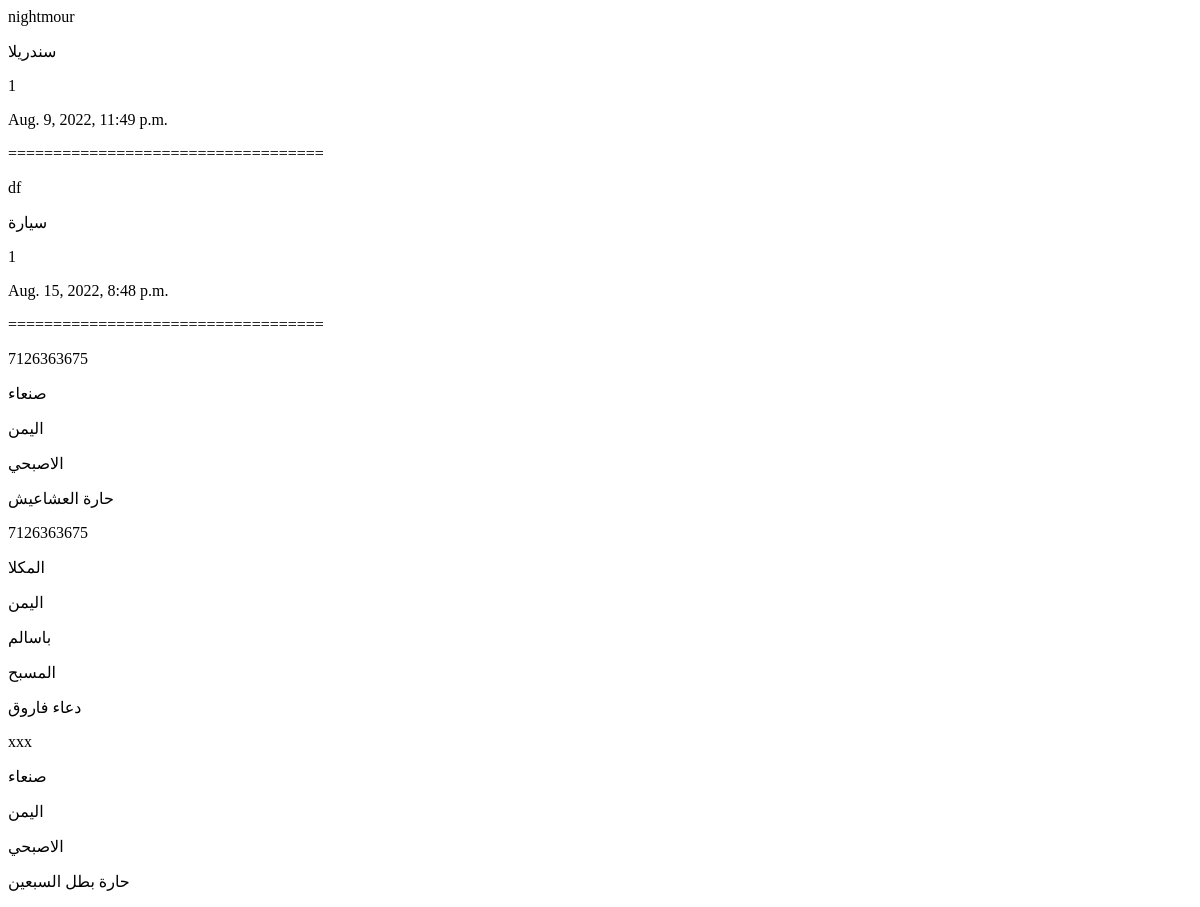
/customers_orders (signed in, lower part), run on an earlier commit of the app's database.
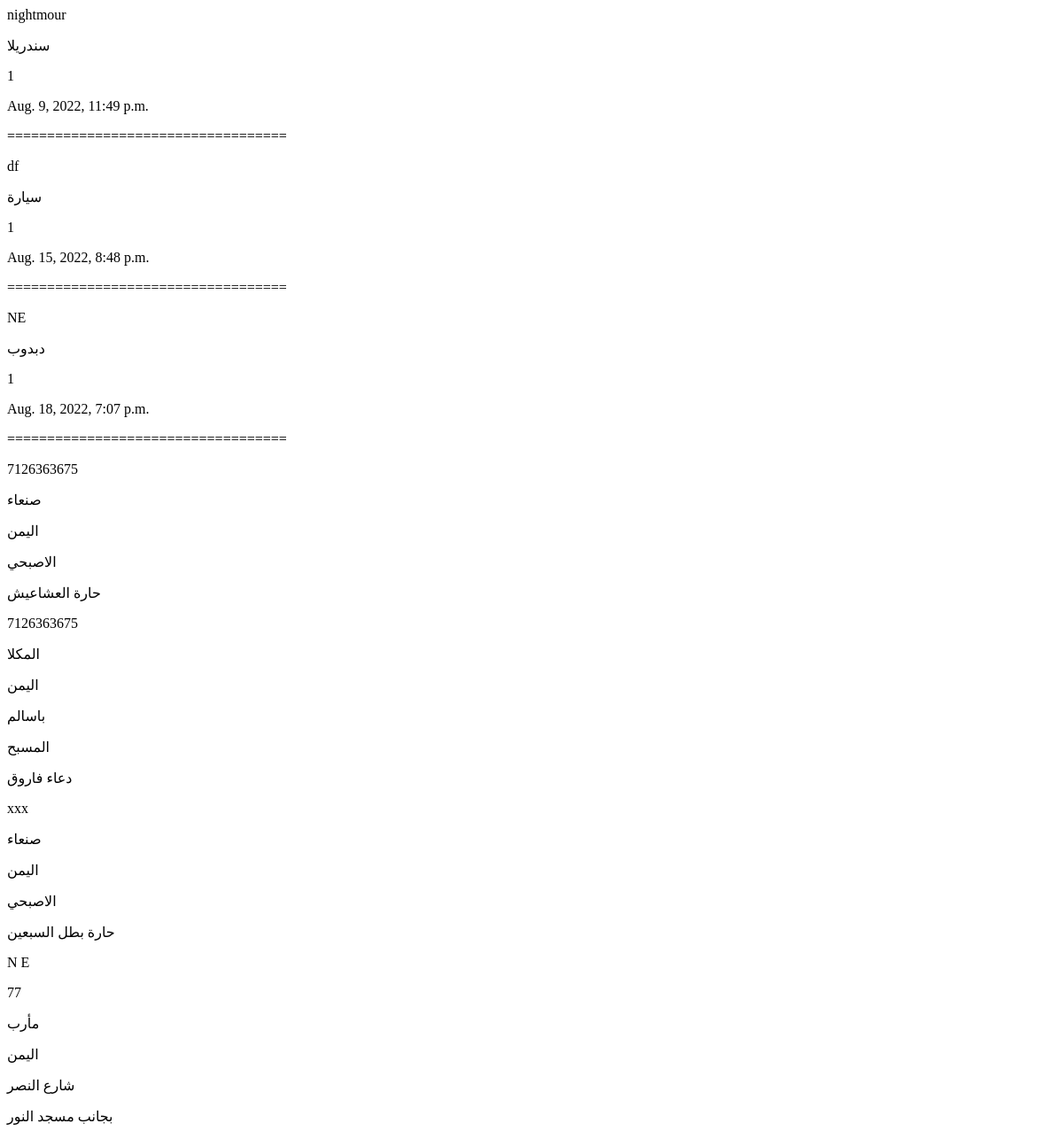
And on a later commit of the database.
### core/models.py (models this page shows, shortened)
class Order(models.Model):
    user= models.ForeignKey(User, on_delete=models.CASCADE, null=False , blank=False)
    items= models.ManyToManyField(OrderItem)
    start_date= models.DateTimeField(auto_now_add=True)
    order_date= models.DateTimeField()
    order_id= models.CharField(max_length=100, null=True, blank=True, default=None, unique=True)
    ordered= models.BooleanField(default=False)
    delivered= models.BooleanField(default=False)
    received= models.BooleanField(default=False)
    date_of_payment= models.DateTimeField(auto_now_add=True)

class OrderItem(models.Model):
    user= models.ForeignKey(User, on_delete=models.CASCADE, null=False , blank=False)
    ordered= models.BooleanField(default=False)
    product= models.ForeignKey(Product, on_delete=models.CASCADE)
    quantity= models.IntegerField(default=1)

class Product(models.Model):
    name= models.CharField(max_length=300,verbose_name='اسم المنتج')
    category= models.ForeignKey('Category', on_delete=models.CASCADE, verbose_name='اسم الفئة')
    description=models.TextField(verbose_name='التفاصيل')
    price=models.FloatField(default=0.0,verbose_name='السعر')
    count=models.IntegerField(default=0,verbose_name='الكمية')
    image=models.ImageField(upload_to='images/',verbose_name='صورة العرض',null= True)

class CheckoutDetails(models.Model):
    user= models.ForeignKey(User,on_delete=models.CASCADE, null=True)
    phone= models.CharField(max_length= 12)
    country= models.CharField(max_length=30)
    city= models.CharField(max_length=30)
    address= models.CharField(max_length=200)
    specific_address= models.CharField(max_length=200)

### core/views.py (the view)
# urls.py: path('customers_orders', views.customers_orders, name='customers_orders'),
def customers_orders(request):
    if request.user.is_superuser:
        order= Order.objects.all()
        checkout_detail= CheckoutDetails.objects.all()
        return render(request, 'cp/customers_orders.html',
                    {
                        'order':order,
                        'checkout_detail':checkout_detail,
                    })
    else:
        raise Http404('PAGE IS NOT FOUND')

### templates/cp/customers_orders.html (shortened to what this page needs)
<!DOCTYPE html>
<html lang="en">
<head>
</head>
<body>
    {% for o in order %}
        <p>{{o.user}}</p>
            {% for item in o.items.all %}
                <p>{{item.product.name}}</p>
                <p>{{item.quantity}}</p>
            {%endfor%}
            <p>{{o.order_date}}</p>
            <p>===================================</p>
            {%endfor%}
            {% for detail in checkout_detail %}
                <p>{{detail.user.first_name}} {{detail.user.last_name}}</p>
                <p>{{detail.phone}}</p>
                <p>{{detail.city}}</p>
                <p>{{detail.country}}</p>
                <p>{{detail.address}}</p>
                <p>{{detail.specific_address}}</p>
            {%endfor%}
</body>
</html>

What changed in the data, as far as the page shows it:
added Order: user "NE", order_date "Aug. 18, 2022, 7:07 p.m."
added OrderItem: product.name "دبدوب", quantity "1", shown under "NE"
added CheckoutDetails: user.first_name "N", user.last_name "E", phone "77", city "مأرب", country "اليمن", address "شارع النصر", specific_address "بجانب مسجد النور"
